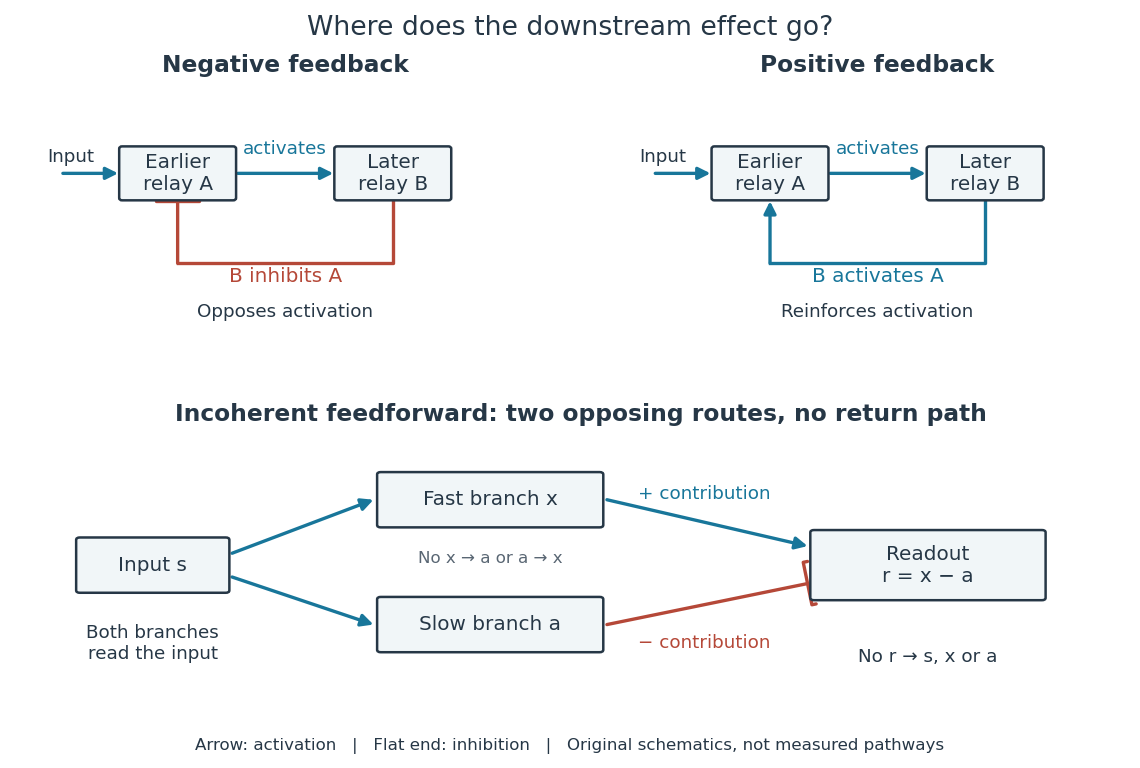

Recreate this plot in Python.
"""Original causal diagrams; write signaling-feedback-loops.png to CWD.

Tested with Python 3.14.4 and matplotlib 3.10.7 (Debian build).
Arrows denote activation and flat ends inhibition, not molecular transport.
"""
from pathlib import Path

import matplotlib
matplotlib.use('Agg')
import matplotlib.pyplot as plt
from matplotlib.patches import FancyArrowPatch, FancyBboxPatch

INK = '#263746'
BLUE = '#18769a'
RED = '#b54838'


def box(ax, center, label, width=1.55, height=0.85):
    x, y = center
    ax.add_patch(FancyBboxPatch((x - width / 2, y - height / 2), width, height,
                               boxstyle='round,pad=0.04', facecolor='#f1f6f8',
                               edgecolor=INK, linewidth=1.5, zorder=3))
    ax.text(x, y, label, ha='center', va='center', fontsize=12, zorder=4)


def arrow(ax, start, end, inhibit=False, color=BLUE):
    ax.add_patch(FancyArrowPatch(start, end, arrowstyle='-[' if inhibit else '-|>',
                                mutation_scale=13 if inhibit else 15, color=color,
                                linewidth=2, shrinkA=0, shrinkB=0, zorder=2))


def feedback_panel(ax, positive):
    ax.set(xlim=(0, 7), ylim=(0, 4.1))
    ax.axis('off')
    name = 'Positive feedback' if positive else 'Negative feedback'
    ax.set_title(name, fontsize=14, fontweight='bold', pad=12)
    box(ax, (2, 2.7), 'Earlier\nrelay A')
    box(ax, (5, 2.7), 'Later\nrelay B')
    ax.text(0.18, 2.9, 'Input', fontsize=11)
    arrow(ax, (0.4, 2.7), (1.17, 2.7))
    arrow(ax, (2.84, 2.7), (4.17, 2.7))
    ax.text(3.5, 3.03, 'activates', ha='center', color=BLUE, fontsize=11)
    color = BLUE if positive else RED
    # B returns along the lower route to A, closing the directed causal cycle.
    ax.plot([5, 5, 2], [2.23, 1.15, 1.15], color=color, lw=2)
    arrow(ax, (2, 1.15), (2, 2.22), inhibit=not positive, color=color)
    ax.text(3.5, 0.82, 'B activates A' if positive else 'B inhibits A',
            ha='center', fontsize=12, color=color)
    ax.text(3.5, 0.23, 'Reinforces activation' if positive else 'Opposes activation',
            ha='center', fontsize=11, color=INK)


def main():
    plt.rcParams.update({'font.size': 11, 'text.color': INK})
    fig = plt.figure(figsize=(9.5, 6.4), dpi=120, facecolor='white')
    grid = fig.add_gridspec(2, 2, height_ratios=[1, 1.1], hspace=0.43, wspace=0.18)
    feedback_panel(fig.add_subplot(grid[0, 0]), False)
    feedback_panel(fig.add_subplot(grid[0, 1]), True)
    ax = fig.add_subplot(grid[1, :])
    ax.set(xlim=(0, 12), ylim=(0, 4.4))
    ax.axis('off')
    ax.set_title('Incoherent feedforward: two opposing routes, no return path',
                 fontsize=14, fontweight='bold', pad=10)
    box(ax, (1.3, 2.25), 'Input s', width=1.6)
    box(ax, (5.0, 3.35), 'Fast branch x', width=2.4)
    box(ax, (5.0, 1.25), 'Slow branch a', width=2.4)
    box(ax, (9.8, 2.25), 'Readout\nr = x − a', width=2.5, height=1.1)
    arrow(ax, (2.17, 2.45), (3.72, 3.35))
    arrow(ax, (2.17, 2.05), (3.72, 1.25))
    arrow(ax, (6.28, 3.35), (8.48, 2.57))
    arrow(ax, (6.28, 1.25), (8.48, 1.94), inhibit=True, color=RED)
    ax.text(7.35, 3.37, '+ contribution', ha='center', color=BLUE, fontsize=11)
    ax.text(7.35, 0.86, '− contribution', ha='center', color=RED, fontsize=11)
    ax.text(1.3, 0.67, 'Both branches\nread the input', ha='center', fontsize=11)
    ax.text(5.0, 2.28, 'No x → a or a → x', ha='center', fontsize=10, color='#596673')
    ax.text(9.8, 0.62, 'No r → s, x or a', ha='center', fontsize=11)
    fig.text(0.5, 0.955, 'Where does the downstream effect go?', ha='center', fontsize=16)
    fig.text(0.5, 0.024, 'Arrow: activation   |   Flat end: inhibition   |   Original schematics, not measured pathways',
             ha='center', fontsize=10)
    fig.subplots_adjust(top=0.88, bottom=0.09, left=0.03, right=0.99)
    path = Path.cwd() / Path(__file__).with_suffix('.png').name
    fig.savefig(path, facecolor='white', transparent=False)
    plt.close(fig)
    print(f'Wrote {path.name}: 1140 × 768 pixels')


if __name__ == '__main__':
    main()
